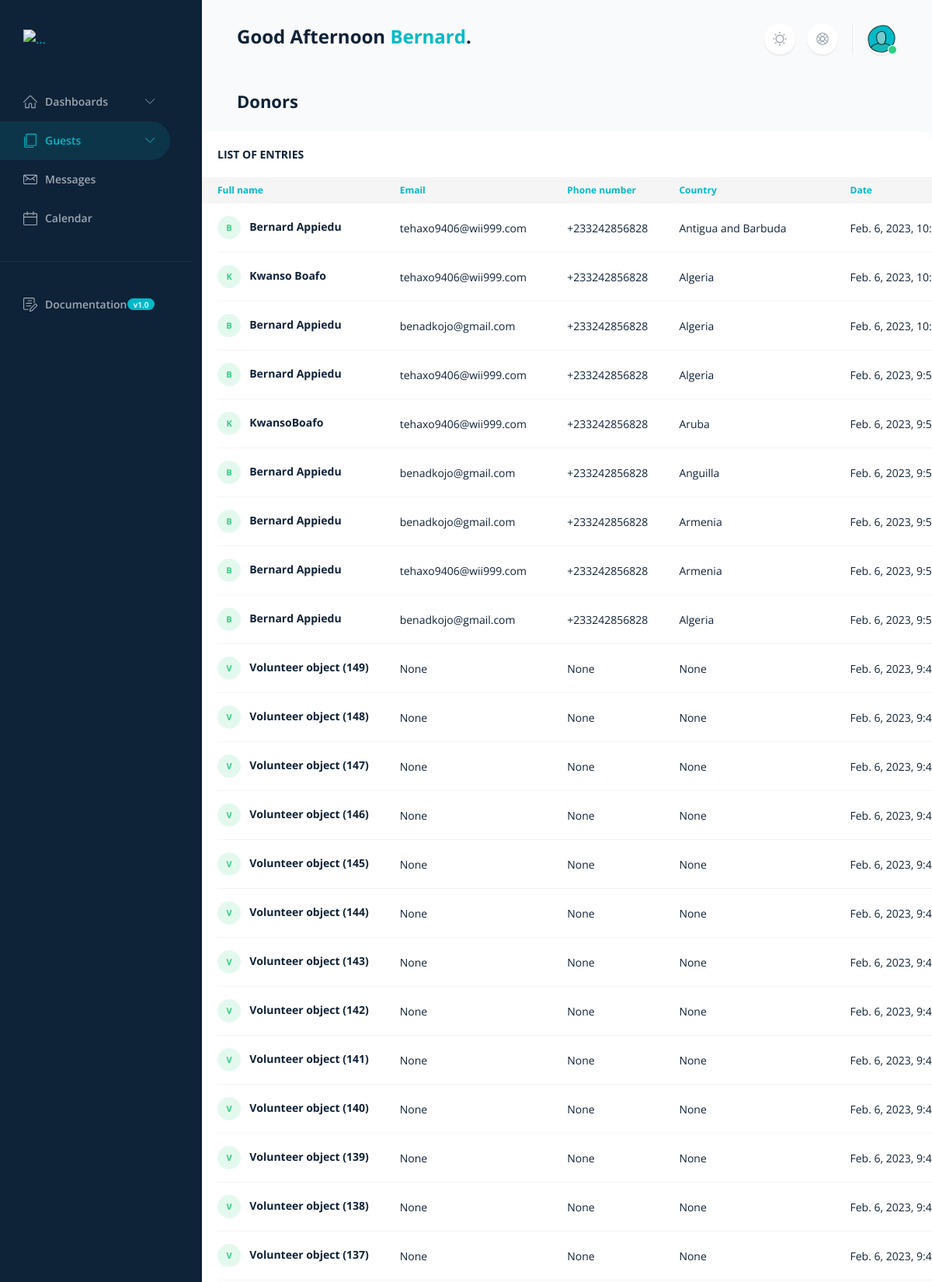
The page /manager/volunteer/ (signed in, upper part) on the database its author committed.
### base/models.py (models this page shows, shortened)
class Volunteer(models.Model):
    fullName = models.CharField(max_length=200, null=True)
    email = models.EmailField(null =True,)
    dateOfBirth = models.DateField(null=True)
    phoneNumber = models.CharField(max_length= 30, null = True)
    address= models.CharField(max_length=100, null=True)
    city = models.CharField(max_length=100, null=True, blank=True)
    country = models.CharField(max_length=50, null=True)
    academicBg = models.CharField(max_length=200, null=True)
    intAreaOfPlacement = models.CharField(max_length=100, null=True)
    durOfPlacement = models.CharField(max_length=100, null=True)
    addInfo = models.TextField(max_length=350, null=True, blank=True)
    date = models.DateTimeField(auto_now_add = True, null = True, blank=True)
    class Meta:
        ordering = ['-date']

### manager/views.py (the view)
# urls.py: path('volunteer/', VolunteerList.as_view(), name= 'vol'),
class VolunteerList(APIView):
    renderer_classes = [TemplateHTMLRenderer]
    template_name = 'manager/vollist.html'
    permission_classes = [permissions.IsAuthenticated]
    def get(self, request):
        queryset = Volunteer.objects.all()
        return Response({'vol': queryset},)

### base/models.py (called while the page is built)
@receiver(request_finished)
def count_page_hit(sender, **kwargs):
    count, created = PageHit.objects.get_or_create(pk=1)
    count.count += 1
    count.save()

### templates/manager/vollist.html (shortened to what this page needs)
<!DOCTYPE html>
{% load static %}
<html lang="en" data-theme="light"  data-sidebar-behaviour="fixed" data-navigation-color="inverted" data-is-fluid="true">
    <head>
            <link rel="stylesheet" href="{% static 'manager/assets/css/theme.bundle.css' %}" id="stylesheetLTR" />
            <link rel="stylesheet" href=" {% static 'manager/assets/css/theme.rtl.bundle.css' %}" id="stylesheetRTL" />
</head>
<body>
    <nav id="mainNavbar" class="navbar navbar-vertical navbar-expand-lg scrollbar bg-dark navbar-dark">
        <div class="container-fluid">
            <a class="navbar-brand" href="{% url 'home' %}">
                <img src="{% static '/images/glfadmin.jpeg' %}" class="navbar-brand-img logo-dark logo-large" alt="..." width="125" height="43">
            </a>
            <div class="collapse navbar-collapse" id="sidenavCollapse">
                <ul class="navbar-nav mb-lg-7">
                    <li class="nav-item dropdown">
                        <a class="nav-link " href="#dashboardsCollapse" data-bs-toggle="collapse" role="button" aria-expanded="false" aria-controls="dashboardsCollapse">
                                <span>Dashboards</span>
                            </a>
                    </li>
                    <li class="nav-item dropdown">
                        <a class="nav-link active " href="#pagesCollapse" data-bs-toggle="collapse" role="button" aria-expanded="false" aria-controls="pagesCollapse">
                                <span>Guests</span>
                            </a>
                    </li>
                    <li class="nav-item">
                        <a class="nav-link  " href="{% url 'message' %}" >
                            <span>Messages</span>
                        </a>
                    </li>
                    <li class="nav-item">
                        <a class="nav-link " href=" {% url 'cal' %} ">
                                <span>Calendar</span>
                            </a>
                    </li>
                    <li class="nav-item w-100">
                        <hr>
                    </li>
                    <li class="nav-item">
                        <a href="{% url 'docs' %}" class="nav-link">
                                <span>Documentation</span>
                                <span class="badge text-bg-primary rounded-pill ms-auto">v1.0</span>
                            </a>
                    </li>
                </ul>
            </div>
        </div>
    </nav>
    <main>
        <header class="container-fluid d-flex py-6 mb-4">
            <h2 class="card-header-title h3 text-uppercase">
                <h2 class="card-header-title h1">
                    {% now "H" as current_time %}
                    {% if current_time|add:"0" > 12 %}
                  {% if user.is_authenticated %} Good Afternoon <span style="color:#00bac7;">{{ user.first_name }}</span>.{% endif %}
                    {% else %}
                    {% if user.is_authenticated %} Good Morning <span style="color:#00bac7;">{{ user.first_name }}</span>.{% endif %}
                    {% endif %}
          </h2>
            <div class="d-flex align-items-center ms-auto me-n1 me-lg-n2">
                <div class="dropdown" id="themeSwitcher">
                    <a href="javascript: void(0);" class="dropdown-toggle no-arrow d-flex align-items-center justify-content-center bg-white rounded-circle shadow-sm mx-1 mx-lg-2 w-40px h-40px link-secondary" role="button" data-bs-toggle="dropdown" aria-haspopup="true" aria-expanded="false"
                        data-bs-offset="0,10">
                        </a>
                </div>
                <div class="dropdown">
                    <a href="javascript: void(0);" class="dropdown-toggle no-arrow d-flex align-items-center justify-content-center bg-white rounded-circle shadow-sm mx-1 mx-lg-2 w-40px h-40px link-secondary" role="button" data-bs-toggle="dropdown" aria-haspopup="true" aria-expanded="false"
                        data-bs-offset="0,10">
                        </a>
                </div>
                <div class="dropdown">
                    <a href="javascript: void(0);" class="dropdown-toggle no-arrow d-flex align-items-center justify-content-center bg-white rounded-circle shadow-sm mx-1 mx-lg-2 w-40px h-40px" role="button" data-bs-toggle="dropdown" data-bs-auto-close="outside" aria-haspopup="true"
                        aria-expanded="false" data-bs-offset="0,10">
                        <div class="avatar avatar-circle avatar-sm avatar-online">
                            <img src="{% static '/images/user.png' %}" alt="..." class="avatar-img" width="40" height="40">
                        </div>
                    </a>
                </div>
            </div>
        </header>
        <div class="container-fluid d-flex flex-column flex-grow-1">
             <h1 class="h2">
                Donors
            </h1>
            </div>
    <div class="row">
        <div class="col">
            <div class="card border-0 flex-fill w-100" data-list='{"valueNames": ["name", "email", "id", "date", {"name": "date", "attr": "data-signed"}, "status"], "page": 8}' id="tour">
                <div class="card-header border-0 card-header-space-between">
                    <h2 class="card-header-title h4 text-uppercase">
                        List of entries
                    </h2>
                </div>
                <div class="row">
                    <div class="col">
                <div class="table-responsive">
                    <table class="table align-middle table-edge table-hover table-nowrap mb-0">
                        <thead class="thead-light">
                            <tr>
                                <th>
                                    <a href="javascript: void(0);" >
                                        Full name
                                    </a>
                                </th>
                                <th>
                                    <a href="javascript: void(0);"  >
                                        Email
                                    </a>
                                </th>
                                <th>
                                    <a href="javascript: void(0);"  >
                                        Phone number
                                    </a>
                                </th>
                                <th>
                                    <a href="javascript: void(0);"  >
                                        Country
                                    </a>
                                </th>
                                <th class="w-150px min-w-150px">
                                    <a href="javascript: void(0);"  >
                                        Date
                                    </a>
                                </th>
                            </tr>
                          </thead>
                          <tbody class="list">
                            <div class="col-12 ">
                                {% for volunteer in vol %}
                            <tr>
                            <td>
                                <div class="avatar avatar-circle avatar-xs me-2">
                                    <span class="avatar-title text-bg-success-soft">{{ volunteer.fullName|slice:":1" }}</span>
                                </div>
                                <span class="name fw-bold"> {{ volunteer.fullName }} </span>
                            </td>
                                <td class="email"> {{ volunteer.email }} </td>
                                <td class="number"> {{ volunteer.phoneNumber }}</td>
                                <td class="country" > {{ volunteer.country }}</td>
                                <td class="number" > {{ volunteer.date }}</td>
                            </tr>
                          </div>
                          {% endfor %}
       </body>

### rows shown on the page
Volunteer: fullName "B", fullName "Bernard Appiedu", email "tehaxo9406@wii999.com", phoneNumber "+233242856828", country "Antigua and Barbuda", date "Feb. 6, 2023,…"
Volunteer: fullName "K", fullName "Kwanso Boafo", email "tehaxo9406@wii999.com", phoneNumber "+233242856828", country "Algeria", date "Feb. 6, 2023,…"
Volunteer: fullName "B", fullName "Bernard Appiedu", email "benadkojo@gmail.com", phoneNumber "+233242856828", country "Algeria", date "Feb. 6, 2023,…"
Volunteer: fullName "B", fullName "Bernard Appiedu", email "tehaxo9406@wii999.com", phoneNumber "+233242856828", country "Algeria", date "Feb. 6, 2023,…"
Volunteer: fullName "K", fullName "KwansoBoafo", email "tehaxo9406@wii999.com", phoneNumber "+233242856828", country "Aruba", date "Feb. 6, 2023,…"
Volunteer: fullName "B", fullName "Bernard Appiedu", email "benadkojo@gmail.com", phoneNumber "+233242856828", country "Anguilla", date "Feb. 6, 2023,…"
Volunteer: fullName "B", fullName "Bernard Appiedu", email "benadkojo@gmail.com", phoneNumber "+233242856828", country "Armenia", date "Feb. 6, 2023,…"
Volunteer: fullName "B", fullName "Bernard Appiedu", email "tehaxo9406@wii999.com", phoneNumber "+233242856828", country "Armenia", date "Feb. 6, 2023,…"
Volunteer: fullName "B", fullName "Bernard Appiedu", email "benadkojo@gmail.com", phoneNumber "+233242856828", country "Algeria", date "Feb. 6, 2023,…"
Volunteer: fullName "V", fullName "Volunteer object (149)", email "None", phoneNumber "None", country "None", date "Feb. 6, 2023,…"
Volunteer: fullName "V", fullName "Volunteer object (148)", email "None", phoneNumber "None", country "None", date "Feb. 6, 2023,…"
Volunteer: fullName "V", fullName "Volunteer object (147)", email "None", phoneNumber "None", country "None", date "Feb. 6, 2023,…"
Volunteer: fullName "V", fullName "Volunteer object (146)", email "None", phoneNumber "None", country "None", date "Feb. 6, 2023,…"
Volunteer: fullName "V", fullName "Volunteer object (145)", email "None", phoneNumber "None", country "None", date "Feb. 6, 2023,…"
Volunteer: fullName "V", fullName "Volunteer object (144)", email "None", phoneNumber "None", country "None", date "Feb. 6, 2023,…"
Volunteer: fullName "V", fullName "Volunteer object (143)", email "None", phoneNumber "None", country "None", date "Feb. 6, 2023,…"
Volunteer: fullName "V", fullName "Volunteer object (142)", email "None", phoneNumber "None", country "None", date "Feb. 6, 2023,…"
Volunteer: fullName "V", fullName "Volunteer object (141)", email "None", phoneNumber "None", country "None", date "Feb. 6, 2023,…"
Volunteer: fullName "V", fullName "Volunteer object (140)", email "None", phoneNumber "None", country "None", date "Feb. 6, 2023,…"
Volunteer: fullName "V", fullName "Volunteer object (139)", email "None", phoneNumber "None", country "None", date "Feb. 6, 2023,…"
Volunteer: fullName "V", fullName "Volunteer object (138)", email "None", phoneNumber "None", country "None", date "Feb. 6, 2023,…"
Volunteer: fullName "V", fullName "Volunteer object (137)", email "None", phoneNumber "None", country "None", date "Feb. 6, 2023,…"

### other values the page prints
{{ user.first_name }} "Bernard"
